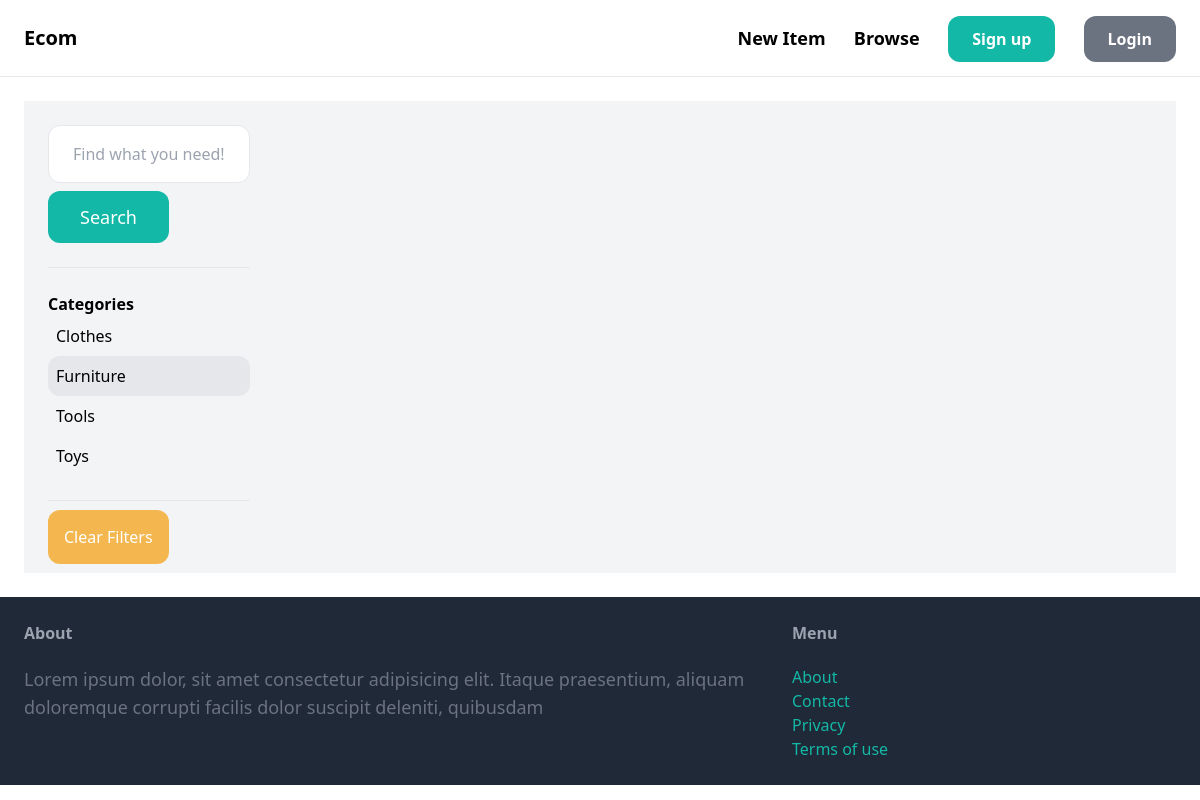
Page /items/?query=&category=3 on the earlier database version.
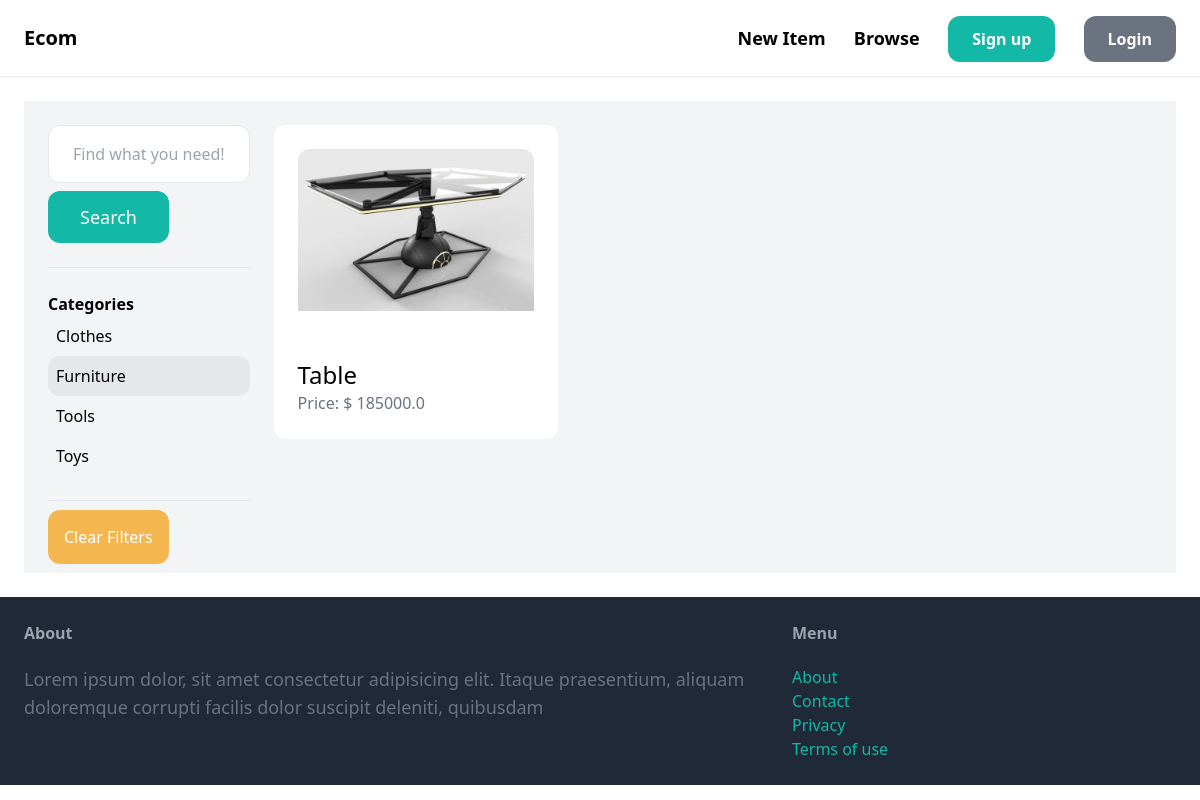
Same page on the later database version.
### item/models.py (models this page shows, shortened)
class Category(models.Model):
    name=models.CharField(max_length=255)
    class Meta:
        ordering=('name',)
        verbose_name_plural= 'Categories'

class Item(models.Model):
    category= models.ForeignKey(Category, related_name='items',  on_delete=models.CASCADE)
    name = models.CharField(max_length=255)
    description = models.TextField(blank=True, null=True)
    price  =models.FloatField()
    is_sold = models.BooleanField(default=False)
    created_by= models.ForeignKey(User, related_name='items', on_delete=models.CASCADE)
    created_at = models.DateTimeField(auto_now_add=True)
    image = models.ImageField(upload_to='item_images', blank=True, null=True)

### item/views.py (the view)
# urls.py: path('', views.items, name='items' ),
def items(request):
    query=request.GET.get('query','')
    category_id=int(request.GET.get('category',0)) # Es inportante convetirlo a int por que viene como str
    items=Item.objects.filter(is_sold=False)
    categories=Category.objects.all()
    if category_id:
        items=items.filter(category_id=category_id)
    if query:
        items=items.filter(Q(name__icontains=query) | Q(description__icontains=query))
    return render(request, 'items.html', {'items':items,'query':query,'categories':categories,
                                          'category_id':category_id})

### item/templates/items.html (shortened to what this page needs)
{% extends 'base.html' %}
{% load static %}
{% block content %}
<div class="p-6 grid grid-cols-5 gap-6 bg-gray-100">
    <div class="col-span-1">
       <form action="{% url 'items' %}" method="get">
            <input name="query" type="text" value="{{ query }}" placeholder="Find what you need!!"
                    class="w-full py-4 px-6 border rounded-xl">
            <button class="mt-2 py-3 px-8 text-lg bg-teal-500 text-white rounded-xl">Search </button>
       </form>
        <hr class="my-6">
        <p class="font-semibold"  > Categories</p>
        <ul>
                {% for category in categories %}
                <li class="py-2 px-2 rounded-xl {%if category.id == category_id%} bg-gray-200 {% endif %}">
                    <a href="{% url 'items' %}?query={{ query }}&category={{category.id}}"
                    >{{ category.name }}</a>
                </li>
                {% endfor%}
        </ul>
        <hr class="my-6">
        <a  class="py-4 px-4 rounded-xl bg-amber-500/70 text-white font-semobold" href="{% url 'items' %}">Clear Filters</a>
    </div>
    <div class="col-span-4">
           <div class="grid grid-cols-3 gap-3">
        {% for item in items%}
        <div class="item-card rounded-xl">
            <a href="{% url 'detail' item.id %}">
                <div class="p-6 bg-white rounded-t-xl">
                    <img  src="{{ item.image.url }}"  class="main-img rounded-t-xl">
                </div>
                <div class="p-6 bg-white rounded-b-xl">
                    <h2 class="text-2xl" >{{item.name}}</h2>
                    <p class="text-gray-500">Price: $ {{item.price}} </p>
                </div>
            </a>
        </div>
        {% endfor%}
    </div>
    </div>
</div>
{% endblock %}

Differences in the rows shown:
added Item: image (picture), name "Table", price "185000.0"
